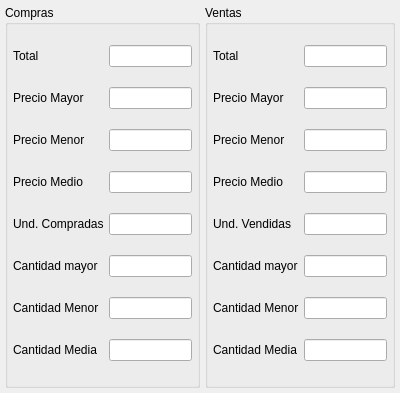
<ui version="4.0" >
 <class>PromedioBase</class>
 <widget class="QWidget" name="PromedioBase" >
  <property name="geometry" >
   <rect>
    <x>0</x>
    <y>0</y>
    <width>400</width>
    <height>393</height>
   </rect>
  </property>
  <layout class="QHBoxLayout" >
   <property name="margin" >
    <number>5</number>
   </property>
   <property name="spacing" >
    <number>5</number>
   </property>
   <item>
    <widget class="QGroupBox" name="groupBox" >
     <property name="title" >
      <string>Compras</string>
     </property>
     <layout class="QGridLayout" >
      <property name="margin" >
       <number>5</number>
      </property>
      <property name="spacing" >
       <number>5</number>
      </property>
      <item row="4" column="1" >
       <widget class="QLineEdit" name="mui_undcompras" >
        <property name="alignment" >
         <set>Qt::AlignRight</set>
        </property>
        <property name="readOnly" >
         <bool>true</bool>
        </property>
       </widget>
      </item>
      <item row="4" column="0" >
       <widget class="QLabel" name="label_15" >
        <property name="text" >
         <string>Und. Compradas</string>
        </property>
       </widget>
      </item>
      <item row="7" column="1" >
       <widget class="QLineEdit" name="mui_undavgcompras" >
        <property name="alignment" >
         <set>Qt::AlignRight</set>
        </property>
        <property name="readOnly" >
         <bool>true</bool>
        </property>
       </widget>
      </item>
      <item row="7" column="0" >
       <widget class="QLabel" name="label_7" >
        <property name="text" >
         <string>Cantidad Media</string>
        </property>
       </widget>
      </item>
      <item row="5" column="1" >
       <widget class="QLineEdit" name="mui_undmayorcompras" >
        <property name="alignment" >
         <set>Qt::AlignRight</set>
        </property>
        <property name="readOnly" >
         <bool>true</bool>
        </property>
       </widget>
      </item>
      <item row="5" column="0" >
       <widget class="QLabel" name="label_5" >
        <property name="text" >
         <string>Cantidad mayor</string>
        </property>
       </widget>
      </item>
      <item row="6" column="1" >
       <widget class="QLineEdit" name="mui_undmenorcompras" >
        <property name="alignment" >
         <set>Qt::AlignRight</set>
        </property>
        <property name="readOnly" >
         <bool>true</bool>
        </property>
       </widget>
      </item>
      <item row="6" column="0" >
       <widget class="QLabel" name="label_4" >
        <property name="text" >
         <string>Cantidad Menor</string>
        </property>
       </widget>
      </item>
      <item row="0" column="0" >
       <widget class="QLabel" name="label" >
        <property name="text" >
         <string>Total</string>
        </property>
       </widget>
      </item>
      <item row="3" column="0" >
       <widget class="QLabel" name="label_6" >
        <property name="text" >
         <string>Precio Medio</string>
        </property>
       </widget>
      </item>
      <item row="3" column="1" >
       <widget class="QLineEdit" name="mui_avgcompras" >
        <property name="alignment" >
         <set>Qt::AlignRight</set>
        </property>
        <property name="readOnly" >
         <bool>true</bool>
        </property>
       </widget>
      </item>
      <item row="2" column="1" >
       <widget class="QLineEdit" name="mui_menorcompras" >
        <property name="alignment" >
         <set>Qt::AlignRight</set>
        </property>
        <property name="readOnly" >
         <bool>true</bool>
        </property>
       </widget>
      </item>
      <item row="1" column="0" >
       <widget class="QLabel" name="label_2" >
        <property name="text" >
         <string>Precio Mayor</string>
        </property>
       </widget>
      </item>
      <item row="2" column="0" >
       <widget class="QLabel" name="label_3" >
        <property name="text" >
         <string>Precio Menor</string>
        </property>
       </widget>
      </item>
      <item row="0" column="1" >
       <widget class="QLineEdit" name="mui_totalcompras" >
        <property name="alignment" >
         <set>Qt::AlignRight</set>
        </property>
        <property name="readOnly" >
         <bool>true</bool>
        </property>
       </widget>
      </item>
      <item row="1" column="1" >
       <widget class="QLineEdit" name="mui_mayorcompras" >
        <property name="alignment" >
         <set>Qt::AlignRight</set>
        </property>
        <property name="readOnly" >
         <bool>true</bool>
        </property>
       </widget>
      </item>
     </layout>
    </widget>
   </item>
   <item>
    <widget class="QGroupBox" name="groupBox_2" >
     <property name="title" >
      <string>Ventas</string>
     </property>
     <layout class="QGridLayout" >
      <property name="margin" >
       <number>5</number>
      </property>
      <property name="spacing" >
       <number>5</number>
      </property>
      <item row="4" column="0" >
       <widget class="QLabel" name="label_16" >
        <property name="text" >
         <string>Und. Vendidas</string>
        </property>
       </widget>
      </item>
      <item row="5" column="0" >
       <widget class="QLabel" name="label_11" >
        <property name="text" >
         <string>Cantidad mayor</string>
        </property>
       </widget>
      </item>
      <item row="4" column="1" >
       <widget class="QLineEdit" name="mui_undventas" >
        <property name="alignment" >
         <set>Qt::AlignRight</set>
        </property>
        <property name="readOnly" >
         <bool>true</bool>
        </property>
       </widget>
      </item>
      <item row="3" column="1" >
       <widget class="QLineEdit" name="mui_avgventas" >
        <property name="alignment" >
         <set>Qt::AlignRight</set>
        </property>
        <property name="readOnly" >
         <bool>true</bool>
        </property>
       </widget>
      </item>
      <item row="3" column="0" >
       <widget class="QLabel" name="label_12" >
        <property name="text" >
         <string>Precio Medio</string>
        </property>
       </widget>
      </item>
      <item row="1" column="1" >
       <widget class="QLineEdit" name="mui_mayorventas" >
        <property name="alignment" >
         <set>Qt::AlignRight</set>
        </property>
        <property name="readOnly" >
         <bool>true</bool>
        </property>
       </widget>
      </item>
      <item row="5" column="1" >
       <widget class="QLineEdit" name="mui_undmayorventas" >
        <property name="alignment" >
         <set>Qt::AlignRight</set>
        </property>
        <property name="readOnly" >
         <bool>true</bool>
        </property>
       </widget>
      </item>
      <item row="6" column="1" >
       <widget class="QLineEdit" name="mui_undmenorventas" >
        <property name="alignment" >
         <set>Qt::AlignRight</set>
        </property>
        <property name="readOnly" >
         <bool>true</bool>
        </property>
       </widget>
      </item>
      <item row="7" column="1" >
       <widget class="QLineEdit" name="mui_undavgventas" >
        <property name="alignment" >
         <set>Qt::AlignRight</set>
        </property>
        <property name="readOnly" >
         <bool>true</bool>
        </property>
       </widget>
      </item>
      <item row="0" column="1" >
       <widget class="QLineEdit" name="mui_totalventas" >
        <property name="alignment" >
         <set>Qt::AlignRight</set>
        </property>
        <property name="readOnly" >
         <bool>true</bool>
        </property>
       </widget>
      </item>
      <item row="2" column="0" >
       <widget class="QLabel" name="label_8" >
        <property name="text" >
         <string>Precio Menor</string>
        </property>
       </widget>
      </item>
      <item row="6" column="0" >
       <widget class="QLabel" name="label_9" >
        <property name="text" >
         <string>Cantidad Menor</string>
        </property>
       </widget>
      </item>
      <item row="1" column="0" >
       <widget class="QLabel" name="label_10" >
        <property name="text" >
         <string>Precio Mayor</string>
        </property>
       </widget>
      </item>
      <item row="2" column="1" >
       <widget class="QLineEdit" name="mui_menorventas" >
        <property name="alignment" >
         <set>Qt::AlignRight</set>
        </property>
        <property name="readOnly" >
         <bool>true</bool>
        </property>
       </widget>
      </item>
      <item row="0" column="0" >
       <widget class="QLabel" name="label_13" >
        <property name="text" >
         <string>Total</string>
        </property>
       </widget>
      </item>
      <item row="7" column="0" >
       <widget class="QLabel" name="label_14" >
        <property name="text" >
         <string>Cantidad Media</string>
        </property>
       </widget>
      </item>
     </layout>
    </widget>
   </item>
  </layout>
 </widget>
 <resources/>
 <connections/>
</ui>
